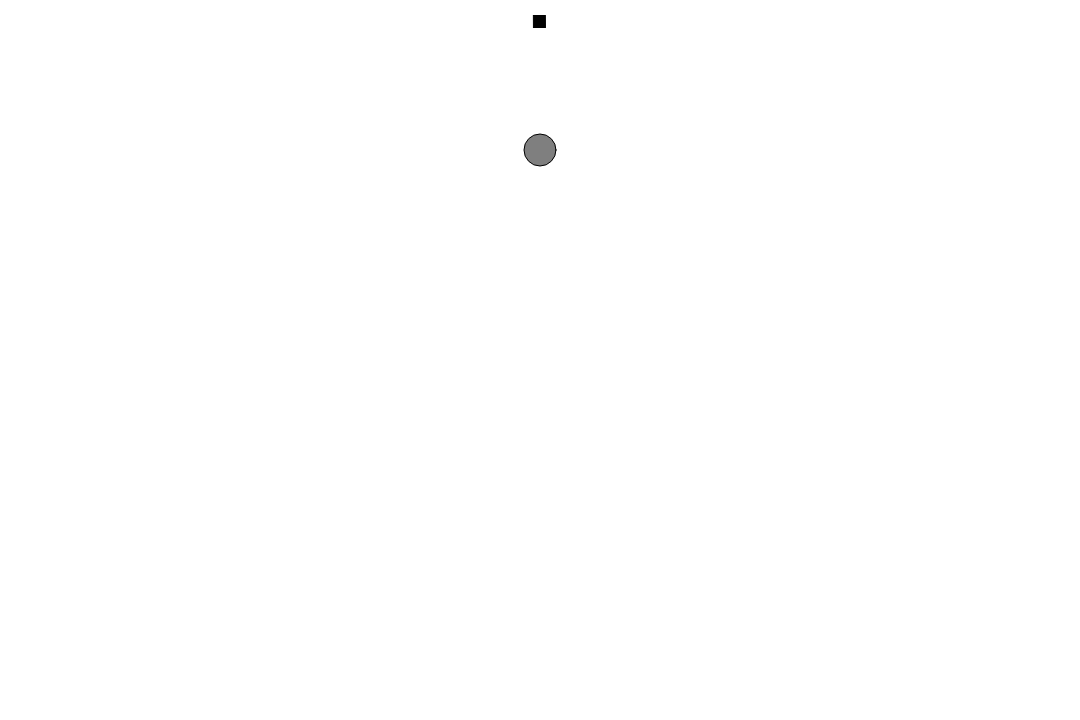
Frame 1 (no input)
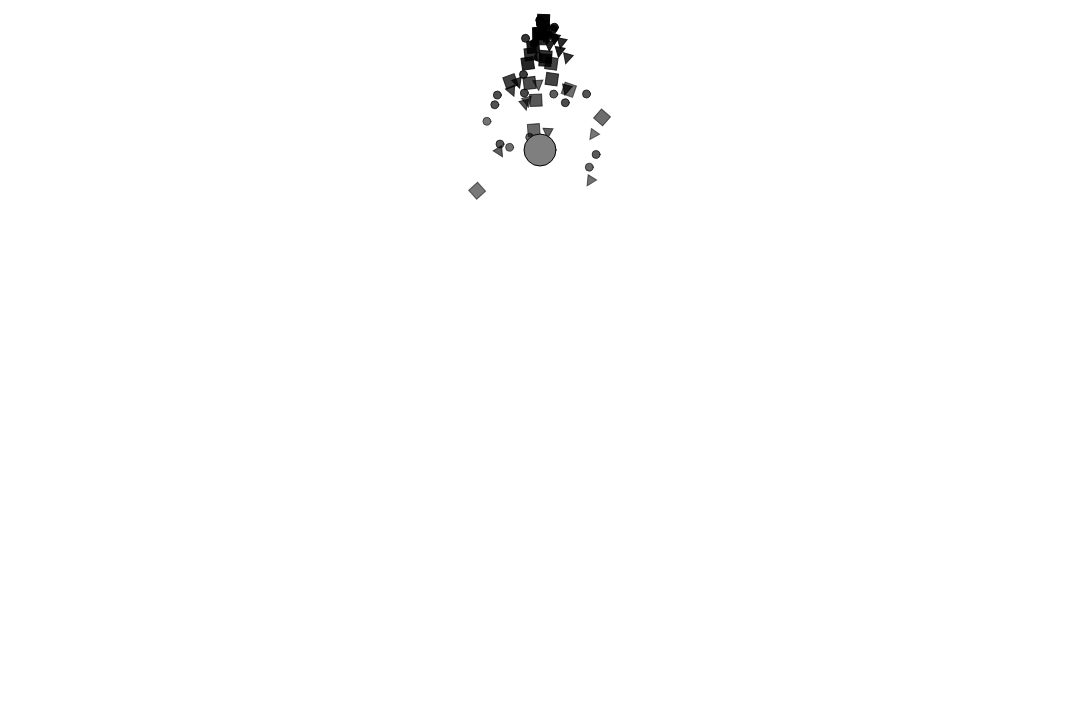
Frame 60 (no input)
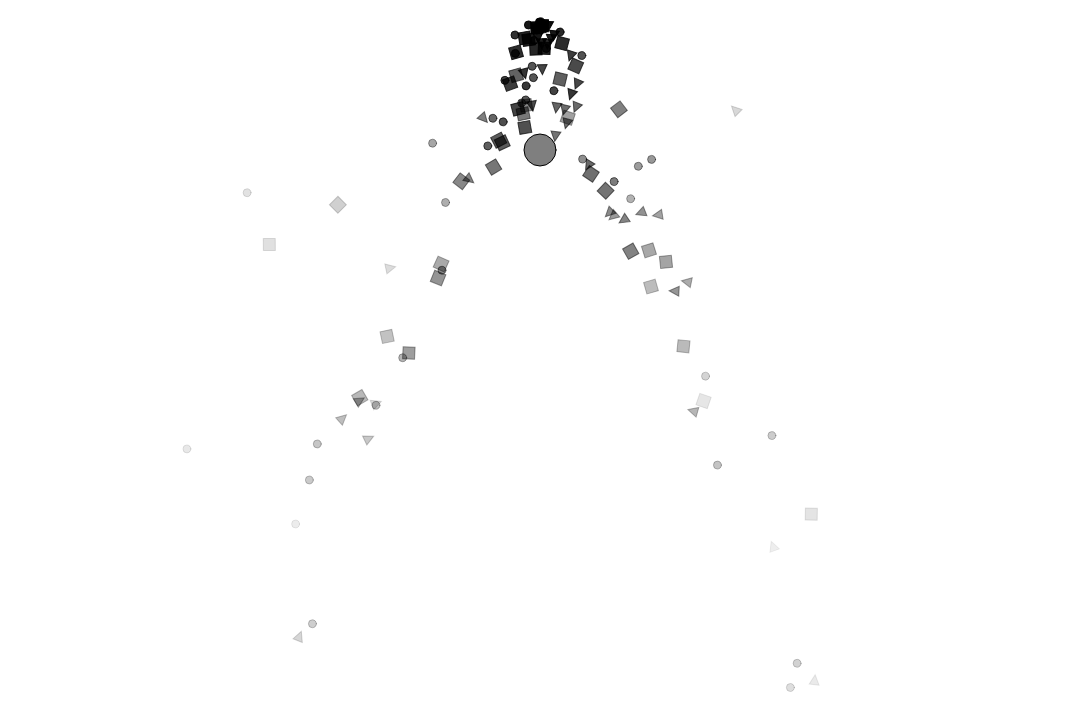
Frame 120 (the mouse pressed at the canvas centre since frame 60)

The p5.js sketch that drew these frames (run headless with seeded random() and noise() and a simulated clock; from frame 60 on, the mouse is pressed at the canvas centre):

// p5.js sketch
// ── sketch.js
/// <reference types="p5/global" />

class Particle {
  constructor(x, y) {
    this.position = createVector(x, y);
    this.velocity = createVector(random(-1, 1), random(0,2));
    this.acceleration = createVector(0, 0);
    this.lifespan = 255.0;
    this.mass = 1;
  }

  run() {
    this.update();
    this.show();
  }

  update() {
    this.velocity.add(this.acceleration);
    this.position.add(this.velocity);
    this.lifespan -= 2.0;
    this.acceleration.mult(0);
  }
  
  applyForce(force) {
    let f = p5.Vector.div(force, this.mass);
    this.acceleration.add(f);
  }
  
  isDead() {
    return (this.lifespan < 0);
  }
  
  show() {
    fill(0, this.lifespan);
    circle(this.position.x, this.position.y, 8);
  }
}

class Confetti extends Particle {
  constructor(x,y){
    super(x,y);
  }
  show(){
    let angle = map(this.position.x, 0, width, 0, TWO_PI * 2);
    rectMode(CENTER);
    fill(0, this.lifespan);
    stroke(0,this.lifespan);

    push();
    translate(this.position.x, this.position.y);
    rotate(angle);
    rectMode(CENTER);
    square(0,0,12);
    pop();
  }
}
class Pokies extends Particle{
  constructor(x,y){
    super(x,y);
  }
  show(){
    let angle = map(this.position.x, 0, width, 0, TWO_PI * 2);
    fill(0, this.lifespan);
    stroke(0,this.lifespan);

    push();
    translate(this.position.x, this.position.y);
    rotate(angle);
    triangle(0,0,10,0,5,10);
    pop();
  }
}

class Emitter {
  constructor(x,y){
    this.origin = createVector(x,y);

    this.particles = [];
  }
  addParticle(){
    let r = random(1);
    if(r<0.33){
      this.particles.push(new Particle(this.origin.x, this.origin.y));
    } 
    else if(r < 0.67){
      this.particles.push(new Pokies(this.origin.x, this.origin.y));
    }
    else {
      this.particles.push(new Confetti(this.origin.x, this.origin.y));
    }
  }
  applyForce(force) {
    // Pass the force down to every individual particle
    for (let particle of this.particles) {
      particle.applyForce(force);
    }
  }

  applyRepeller(repeller){
    for(let particle of this.particles){
      let force = repeller.repel(particle);
      particle.applyForce(force);
    }
  }
  
  run(){
    for( let i = this.particles.length - 1; i >= 0; i--){
      let particle = this.particles[i];
      particle.update();
      particle.show();
      if(particle.isDead()){
        this.particles.splice(i,1);
      }
    }
  }
}
class Repeller {
  constructor(x,y){
    this.position = createVector(x,y);
    this.power = 150;
  }
  repel(particle){
    let fdir = p5.Vector.sub(this.position, particle.position);
    let distance = fdir.mag();
    distance = constrain(distance, 10, 50);
    let strength = -1 * this.power / (distance ** 2);
    fdir.setMag(strength);
    return fdir;
  }

  show(){
    stroke(0);
    fill(127);
    circle(this.position.x, this.position.y, 32);
  }
  
}

let emitter;
let repeller;

function setup(){
  createCanvas(1080, 720);
  emitter = new Emitter(width/2, 20);
  repeller = new Repeller(width/2, 150);
}
function draw(){
  background(255);
  emitter.addParticle();

  let gravity = createVector(0,0.1);
  emitter.applyForce(gravity);

  emitter.applyRepeller(repeller);
  
  emitter.run();
  repeller.show();
}
